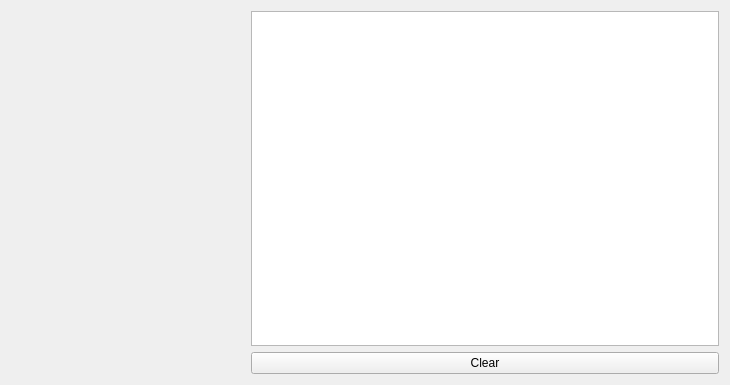
<?xml version="1.0" encoding="utf-8"?>
<ui version="4.0">
 <author>
    SPDX-FileCopyrightText: none
    SPDX-License-Identifier: GPL-3.0-or-later
  </author>
 <class>TabletTest</class>
 <widget class="QWidget" name="TabletTest">
  <property name="geometry">
   <rect>
    <x>0</x>
    <y>0</y>
    <width>730</width>
    <height>385</height>
   </rect>
  </property>
  <property name="windowTitle">
   <string>Tablet Tester</string>
  </property>
  <layout class="QHBoxLayout" name="horizontalLayout" stretch="1,2">
   <item>
    <widget class="TabletTester" name="tablettest">
     <property name="minimumSize">
      <size>
       <width>150</width>
       <height>150</height>
      </size>
     </property>
    </widget>
   </item>
   <item>
    <layout class="QVBoxLayout" name="verticalLayout">
     <item>
      <widget class="QPlainTextEdit" name="logView">
       <property name="readOnly">
        <bool>true</bool>
       </property>
      </widget>
     </item>
     <item>
      <widget class="QPushButton" name="pushButton">
       <property name="text">
        <string>Clear</string>
       </property>
      </widget>
     </item>
    </layout>
   </item>
  </layout>
 </widget>
 <customwidgets>
  <customwidget>
   <class>TabletTester</class>
   <extends>QWidget</extends>
   <header>input/wintab/drawpile_tablettester/tablettest.h</header>
   <container>1</container>
  </customwidget>
 </customwidgets>
 <resources/>
 <connections>
  <connection>
   <sender>pushButton</sender>
   <signal>clicked()</signal>
   <receiver>logView</receiver>
   <slot>clear()</slot>
   <hints>
    <hint type="sourcelabel">
     <x>722</x>
     <y>377</y>
    </hint>
    <hint type="destinationlabel">
     <x>659</x>
     <y>84</y>
    </hint>
   </hints>
  </connection>
  <connection>
   <sender>pushButton</sender>
   <signal>clicked()</signal>
   <receiver>tablettest</receiver>
   <slot>clear()</slot>
   <hints>
    <hint type="sourcelabel">
     <x>419</x>
     <y>359</y>
    </hint>
    <hint type="destinationlabel">
     <x>142</x>
     <y>242</y>
    </hint>
   </hints>
  </connection>
  <connection>
   <sender>tablettest</sender>
   <signal>eventReport(QString)</signal>
   <receiver>logView</receiver>
   <slot>appendPlainText(QString)</slot>
   <hints>
    <hint type="sourcelabel">
     <x>287</x>
     <y>187</y>
    </hint>
    <hint type="destinationlabel">
     <x>546</x>
     <y>207</y>
    </hint>
   </hints>
  </connection>
 </connections>
</ui>
